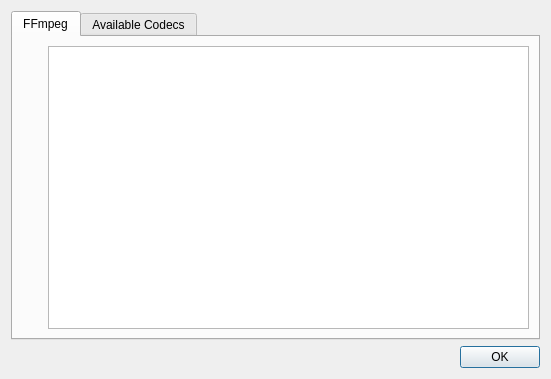
<?xml version="1.0" encoding="UTF-8"?>
<ui version="4.0">
 <class>AboutFFmpegDialog</class>
 <widget class="QDialog" name="AboutFFmpegDialog">
  <property name="geometry">
   <rect>
    <x>0</x>
    <y>0</y>
    <width>551</width>
    <height>379</height>
   </rect>
  </property>
  <property name="contextMenuPolicy">
   <enum>Qt::NoContextMenu</enum>
  </property>
  <property name="windowTitle">
   <string>About FFmpeg</string>
  </property>
  <property name="windowIcon">
   <iconset resource="../images.qrc">
    <normaloff>:/actions/icons/FFmpeg_icon.svg</normaloff>:/actions/icons/FFmpeg_icon.svg</iconset>
  </property>
  <layout class="QVBoxLayout" name="verticalLayout">
   <item>
    <widget class="QTabWidget" name="tabWidget">
     <property name="currentIndex">
      <number>0</number>
     </property>
     <widget class="QWidget" name="tabFFmpeg">
      <attribute name="title">
       <string>FFmpeg</string>
      </attribute>
      <layout class="QHBoxLayout" name="horizontalLayout">
       <item>
        <layout class="QVBoxLayout" name="verticalLayout_2">
         <item>
          <widget class="QLabel" name="label_3">
           <property name="sizePolicy">
            <sizepolicy hsizetype="Fixed" vsizetype="Fixed">
             <horstretch>0</horstretch>
             <verstretch>0</verstretch>
            </sizepolicy>
           </property>
           <property name="maximumSize">
            <size>
             <width>128</width>
             <height>128</height>
            </size>
           </property>
           <property name="text">
            <string/>
           </property>
           <property name="pixmap">
            <pixmap resource="../images.qrc">:/actions/icons/FFmpeg_icon.svg</pixmap>
           </property>
           <property name="scaledContents">
            <bool>true</bool>
           </property>
          </widget>
         </item>
         <item>
          <spacer name="verticalSpacer">
           <property name="orientation">
            <enum>Qt::Vertical</enum>
           </property>
           <property name="sizeHint" stdset="0">
            <size>
             <width>20</width>
             <height>40</height>
            </size>
           </property>
          </spacer>
         </item>
        </layout>
       </item>
       <item>
        <widget class="QTextBrowser" name="txtInfo">
         <property name="sizePolicy">
          <sizepolicy hsizetype="Expanding" vsizetype="Expanding">
           <horstretch>0</horstretch>
           <verstretch>0</verstretch>
          </sizepolicy>
         </property>
        </widget>
       </item>
      </layout>
     </widget>
     <widget class="QWidget" name="tabCodecs">
      <attribute name="title">
       <string>Available Codecs</string>
      </attribute>
      <layout class="QVBoxLayout" name="verticalLayout_3">
       <item>
        <widget class="QTextBrowser" name="txtCodecInfo"/>
       </item>
      </layout>
     </widget>
    </widget>
   </item>
   <item>
    <widget class="QDialogButtonBox" name="buttonBox">
     <property name="orientation">
      <enum>Qt::Horizontal</enum>
     </property>
     <property name="standardButtons">
      <set>QDialogButtonBox::Ok</set>
     </property>
    </widget>
   </item>
  </layout>
 </widget>
 <resources>
  <include location="../images.qrc"/>
 </resources>
 <connections>
  <connection>
   <sender>buttonBox</sender>
   <signal>accepted()</signal>
   <receiver>AboutFFmpegDialog</receiver>
   <slot>accept()</slot>
   <hints>
    <hint type="sourcelabel">
     <x>248</x>
     <y>254</y>
    </hint>
    <hint type="destinationlabel">
     <x>157</x>
     <y>274</y>
    </hint>
   </hints>
  </connection>
  <connection>
   <sender>buttonBox</sender>
   <signal>rejected()</signal>
   <receiver>AboutFFmpegDialog</receiver>
   <slot>reject()</slot>
   <hints>
    <hint type="sourcelabel">
     <x>316</x>
     <y>260</y>
    </hint>
    <hint type="destinationlabel">
     <x>286</x>
     <y>274</y>
    </hint>
   </hints>
  </connection>
 </connections>
</ui>
